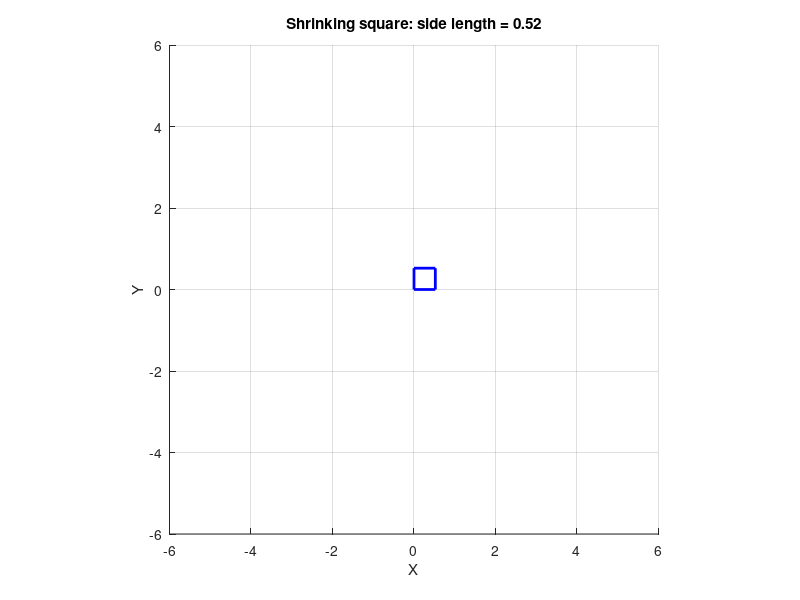

Write MATLAB code to recreate this figure.
clc;
clear;
close all;

% 초기 정사각형의 꼭짓점
% 마지막 점을 첫 점과 같게 하여 닫힌 사각형으로 표현
vertices = [0, 5, 5, 0, 0;
            0, 0, 5, 5, 0];

% 스케일링 설정
scale = 1.0;
scale_factor = 0.95;
min_side_length = 0.5;
initial_side_length = 5;

% 그래프 설정
figure;
hold on;
grid on;
axis equal;
xlim([-6, 6]);
ylim([-6, 6]);
xlabel('X');
ylabel('Y');

% 네 변을 각각 따로 만들어 변환 후 한 변씩 갱신
hEdge = zeros(1, 4);
for edge = 1:4
    hEdge(edge) = plot(vertices(1, edge:edge+1), ...
                       vertices(2, edge:edge+1), ...
                       'b-', 'LineWidth', 2);
end

% 한 변의 길이가 0.5 이하가 될 때까지 축소
while initial_side_length * scale >= min_side_length
    % 스케일링 행렬 S = [s 0; 0 s]
    S = [scale, 0;
         0, scale];
    scaled_vertices = S * vertices;

    % 각 변의 꼭짓점을 순서대로 갱신
    for edge = 1:4
        set(hEdge(edge), ...
            'XData', scaled_vertices(1, edge:edge+1), ...
            'YData', scaled_vertices(2, edge:edge+1));
    end

    side_length = initial_side_length * scale;
    title(sprintf('Shrinking square: side length = %.2f', side_length));
    drawnow;
    pause(0.08);

    scale = scale * scale_factor;
end
